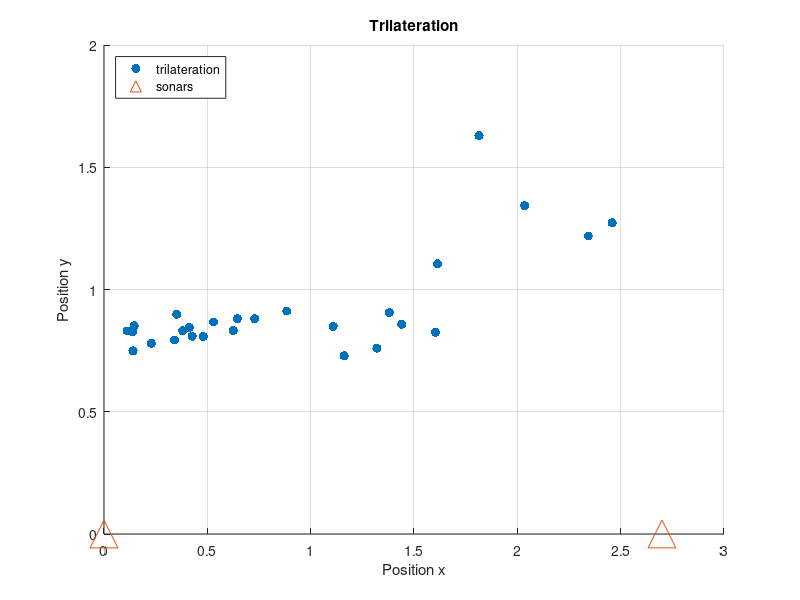
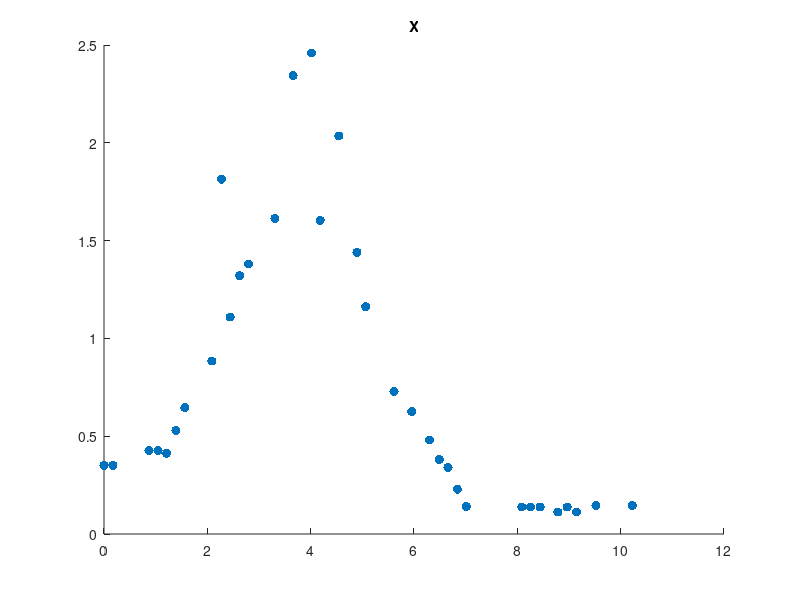
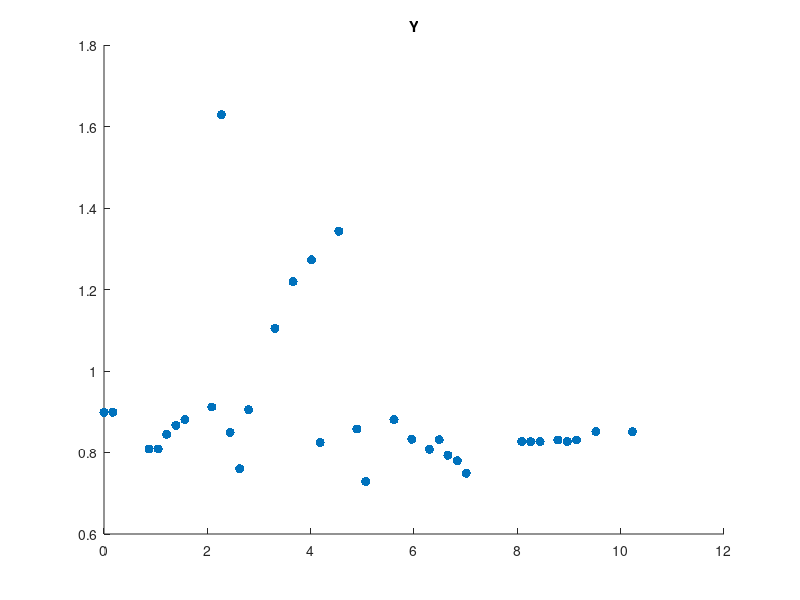
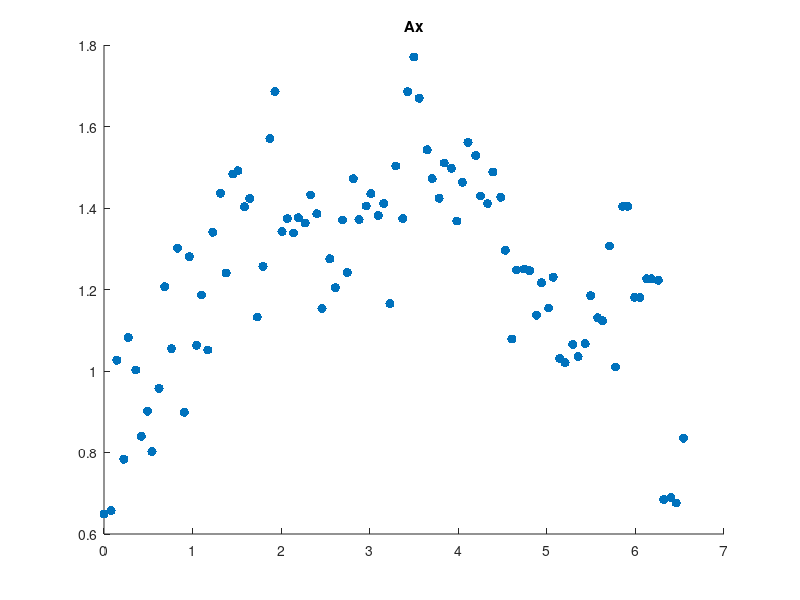

The MATLAB script that drew these images, in order:
close all;
clear all;

function [X1, P1] = kalmanFilter(X0, P0, F, B, H, Q, R, u, Z)
    % Prediction
    Xp = F*X0 + B*u;
    Pp = F*P0*F' + Q;

    % Update
    K = Pp*H' / (R + H*Pp*H');
    X1 = Xp + K*(Z - H*Xp);
    P1 = Pp - K*H*Pp;
end

############################
# sonars signal preprocess #
############################

sonar1 = csvread("sonar_1.csv");
sonar2 = csvread("sonar_2.csv");
r1 = sonar1(:, 2)/100;
r2 = sonar2(:, 2)/100;
t_tmp = sonar1(:, 3)/1000;
n = length(t_tmp);

u = 2.7;
xs_tmp = (r1.^2 - r2.^2 + u^2) / (2*u);
ys_tmp = sqrt(r1.^2 - (r1.^2 - r2.^2 + u^2).^2 / (4*u^2));

xs = zeros(n, 1);
ys = zeros(n, 1);
ts = zeros(n, 1);

idx = 1;
for i=1:n
    if !imag(ys_tmp(i)) && r1(i) < 3 && r2(i) < 4
        xs(idx, 1) = xs_tmp(i);
        ys(idx, 1) = ys_tmp(i);
        ts(idx, 1) = t_tmp(i);
        idx++;
    end
end

xs = xs(18:51, 1);
ys = ys(18:51, 1);
ts = ts(18:51, 1);
ts -= ts(1, 1);

figure();
hold on;
grid on;
title("Trilateration");
ylabel("Position y");
xlabel("Position x");
plot(xs, ys, '.', "markersize", 20);
plot([0, u], [0, 0], '^', "markersize", 20)
legend("trilateration", "sonars", "location", "northwest");

figure();
hold on;
title("X")
plot(ts, xs, '.', "markersize", 20);

figure();
hold on;
title("Y");
plot(ts, ys, '.', "markersize", 20);

##################
# nav preprocess #
##################

nav = csvread("NAV.CSV");
ax = nav(70:165, 1);
ay = nav(70:165, 2);
ta = nav(70:165, 3);
ta -= ta(1, 1);

figure()
hold on;
title("Ax")
plot(ta, ax, '.', "markersize", 20);

figure()
hold on;
title("Ay")
plot(ta, ay, '.', "markersize", 20);

##########
# kalman #
##########

# params
varA = 1e3;
varTx = 0.2;
varTy = 0.2;
Sigma_a = 0.1;

# init
X0 = [0.4; 0; 0; 0.9; 0; 0];
P0 = zeros(6, 6);
P0(1, 1) = 0.1;
P0(4, 4) = 0.1;

n = length(ta);
kalx = zeros(1, n);
kaly = zeros(1, n);
kalx(1) = X0(1);
kaly(1) = X0(4);

si = 2;
for i = 2:n
    dt = ta(i) - ta(i-1);
    update = si < length(ts) && ts(si) < ta(i);

    F = [
        1 dt 0.5*dt^2 0 0 0;
        0 1 dt 0 0 0;
        0 0 1 0 0 0;
        0 0 0 1 dt 0.5*dt^2;
        0 0 0 0 1 dt;
        0 0 0 0 0 1
    ];

    G = zeros(6, 2);
    G(:, 1) = F(:, 3);
    G(:, 2) = F(:, 6);
    Q = G*G'*Sigma_a^2;

    if update
        R = eye(4).*[varTx; varA; varTy; varA];
        H = [
            1 0 0 0 0 0;
            0 0 1 0 0 0;
            0 0 0 1 0 0;
            0 0 0 0 0 1
        ];
        Z = [xs(si); ax(i); ys(si); ay(i)];
        si++;
    else
        R = eye(2).*[varA; varA];
        H = [
            0 0 1 0 0 0;
            0 0 0 0 0 1
        ];
        Z = [ax(i); ay(i)];
    end

    [X1, P1] = kalmanFilter(X0, P0, F, 0, H, Q, R, 0, Z);
    kalx(i) = X1(1);
    kaly(i) = X1(4);
    X0 = X1;
    P0 = P1;
end

figure();
hold on;
grid on;
title("E2");
xlabel("x [m]");
ylabel("y [m]");
plot(kalx, kaly);
plot(xs, ys, '.', "markersize", 10);
plot([0, u], [0, 0], '^', "markersize", 20)
legend("kalman filter", "bilateration", "sonars", "location", "northwest");

figure();
hold on;
grid on;
title("E2");
xlabel("t [s]");
ylabel("x [m]");
plot(ta, kalx);
plot(ts, xs, '.', "markersize", 10);
legend("kalman filter", "bilateration", "location", "northwest");

figure();
hold on;
grid on;
title("E2");
xlabel("t [s]");
ylabel("y [m]");
plot(ta, kaly);
plot(ts, ys, '.', "markersize", 10);
legend("kalman filter", "bilateration", "location", "northwest");
